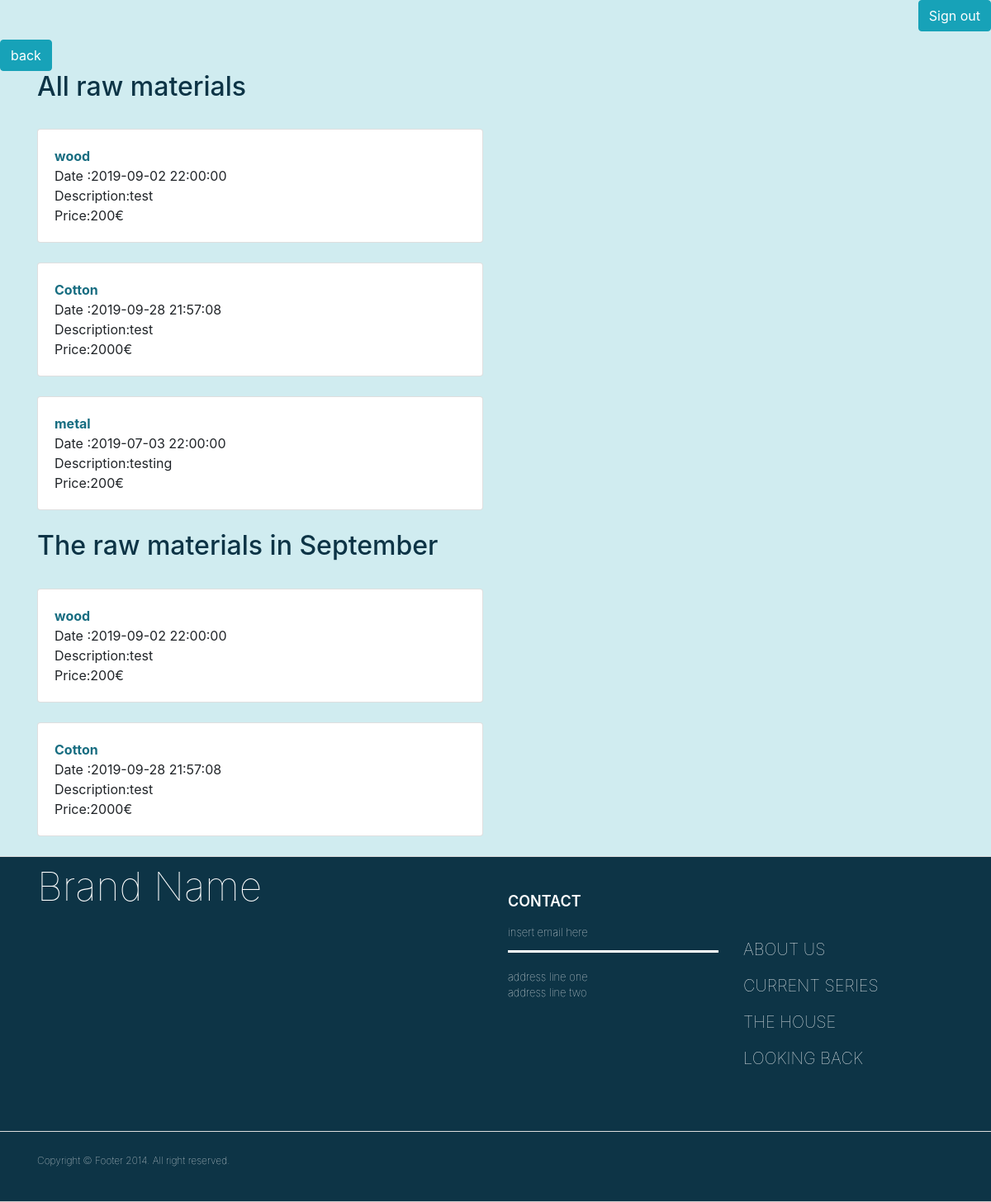
Page /rawMat.php on the committed database.
### tables this page shows
CREATE TABLE `raw_material` (
  `raw_material_id` int(12) NOT NULL,
  `raw_material_name` varchar(200) NOT NULL,
  `raw_material_date` timestamp NOT NULL DEFAULT current_timestamp(),
  `raw_material_description` text NOT NULL,
  `raw_material_price` varchar(200) NOT NULL
);

### rawMat.php (the view, shortened to what this page needs)
<?php
require 'db.php';
?>
<!DOCTYPE html>
<html lang="en">
<head>
    <?php require 'header.php'; ?>
</head>
<body class="body">
<?php require 'nav.php'; ?>
<a href="accPage.php"><button type='button' class='btn btn-info'>back</button></a>
<div class="container">
 <h2 style="color: #0d3446" >All raw materials</h2><br>
    <?php
    $sql = "SELECT * FROM raw_material";
    $result = mysqli_query($conn, $sql);
        if($result->num_rows > 0){
            while($row = $result -> fetch_assoc()){ ?>
<div class="row">
    <div class="col-sm-6">
        <div class="card">
            <div class="card-body">
                <strong class="card-title" style="color:#176d81"><?php echo $row['raw_material_name'];?></strong><br>
                <span class="card-text">Date :</span><?php echo $row['raw_material_date'];?><br>
                <span class="card-text">Description:</span><?php echo $row['raw_material_description'];?><br>
                <span class="card-text">Price:</span><?php echo $row['raw_material_price'];?><br>
                </div>
        </div>
                <br>
    </div>
    </div>
<?php
}
}
?>
</div>
<div class="container">
 <h2 style="color: #0d3446" >The raw materials in September</h2><br>
    <?php
    $sql = "SELECT * FROM raw_material
    WHERE raw_material_date < '2019-10-00' AND raw_material_date > '2019-08-00'";
    $result = mysqli_query($conn, $sql);
        if($result->num_rows > 0){
            while($row = $result -> fetch_assoc()){ ?>
<div class="row">
    <div class="col-sm-6">
        <div class="card">
            <div class="card-body">
                <strong class="card-title" style="color:#176d81"><?php echo $row['raw_material_name'];?></strong><br>
                <span class="card-text">Date :</span><?php echo $row['raw_material_date'];?><br>
                <span class="card-text">Description:</span><?php echo $row['raw_material_description'];?><br>
                <span class="card-text">Price:</span><?php echo $row['raw_material_price'];?><br>
                </div>
        </div>
                <br>
    </div>
    </div>
<?php
}
}
?>
</div>
<?php require 'footer.php'; ?>
</body>
</html>

### rawMat.php (style rules this page uses)
.body { background-color: #d0ecf0 }

### rows in the picture
raw_material: raw_material_name "wood", raw_material_date "2019-09-02 22:00:00", raw_material_description "test", raw_material_price "200€"
raw_material: raw_material_name "Cotton", raw_material_date "2019-09-28 21:57:08", raw_material_description "test", raw_material_price "2000€"
raw_material: raw_material_name "metal", raw_material_date "2019-07-03 22:00:00", raw_material_description "testing", raw_material_price "200€"
